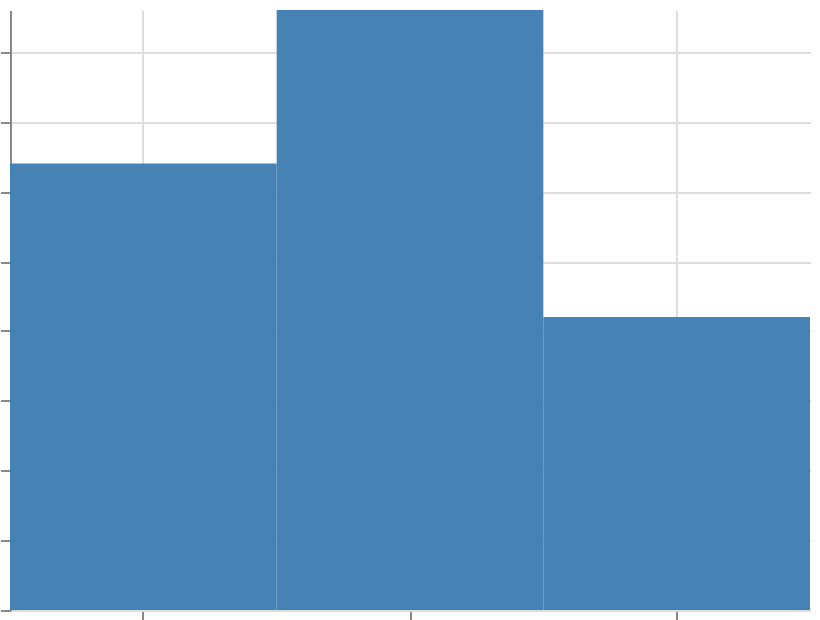

Express this chart as Vega-Lite.
### Vega specification from a JSON file in a GitHub repository (floating-point values rounded to 4 significant figures)
{"$schema": "https://vega.github.io/schema/vega/v6.json", "width": 400, "height": 300, "padding": 5, "autosize": "none", "data": [{"name": "table", "values": [{"cat": "A", "val": 3.2}, {"cat": "B", "val": 4.3}, {"cat": "C", "val": 2.1}]}], "scales": [{"name": "x", "type": "band", "domain": {"data": "table", "field": "cat", "sort": true}, "range": "width"}, {"name": "y", "type": "linear", "domain": {"data": "table", "field": "val"}, "range": [{"signal": "height"}, 0], "zero": true, "nice": false}], "marks": [{"type": "rect", "from": {"data": "table"}, "encode": {"update": {"x": {"scale": "x", "field": "cat"}, "width": {"scale": "x", "band": 1}, "y": {"scale": "y", "field": "val"}, "y2": {"scale": "y", "value": 0}, "fill": {"value": "steelblue"}}}}], "axes": [{"scale": "x", "orient": "bottom", "grid": true, "labels": false}, {"scale": "y", "orient": "left", "grid": true, "labels": false}]}
